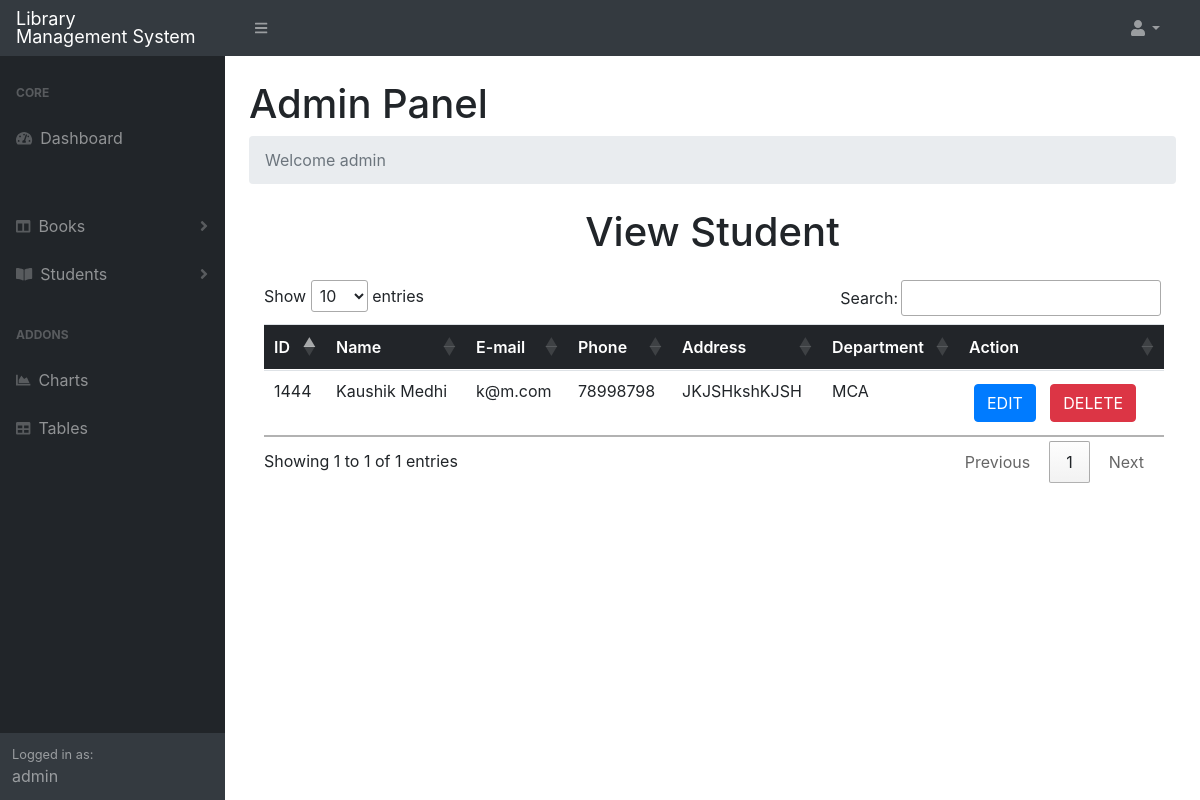
Before: /admin/viewstudent.php (signed in) with the older database file.
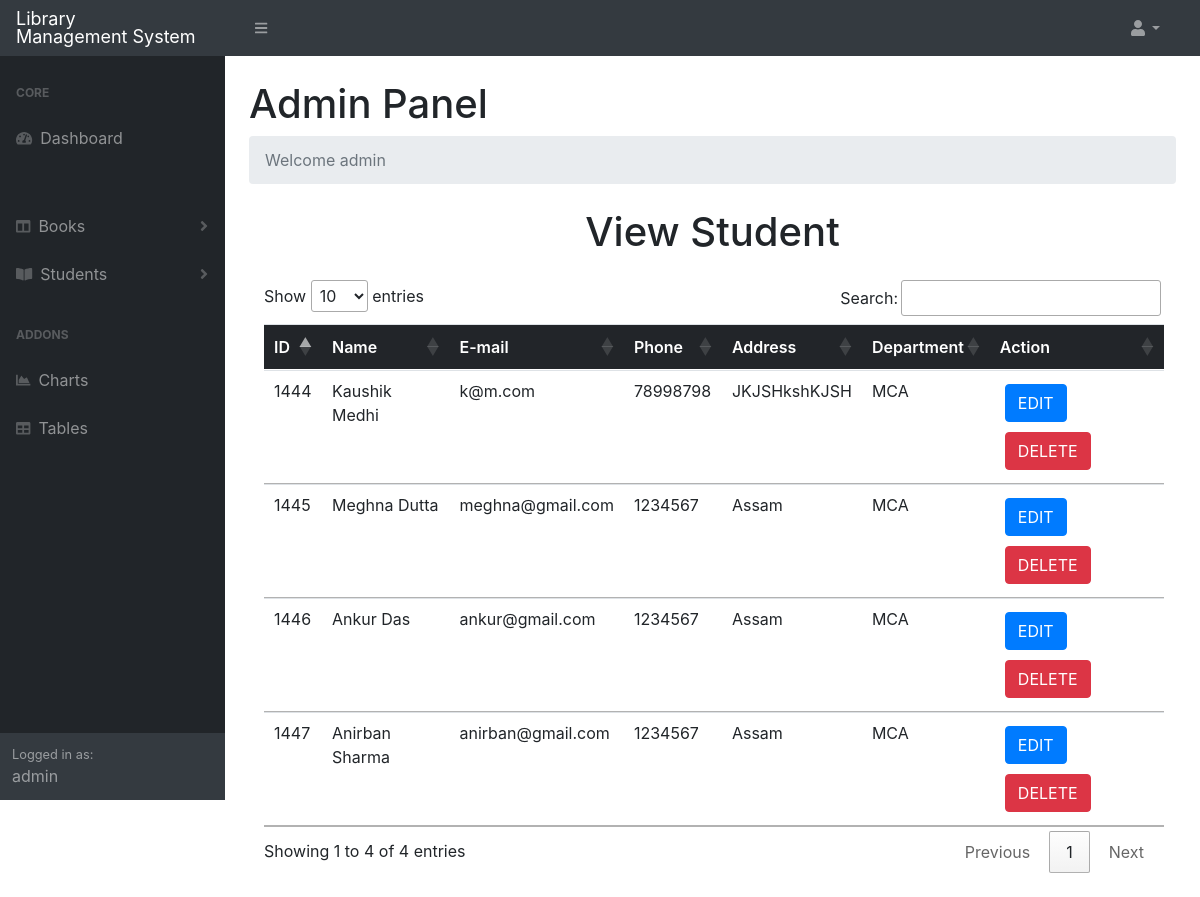
After: the same page with the newer database file.
### tables this page shows
CREATE TABLE IF NOT EXISTS `student` (
  `s_id` int(255) NOT NULL AUTO_INCREMENT,
  `s_name` varchar(2552) NOT NULL,
  `s_email` varchar(255) NOT NULL,
  `s_phone` int(255) NOT NULL,
  `s_address` varchar(255) NOT NULL,
  `department` varchar(255) NOT NULL,
  PRIMARY KEY (`s_id`)
);

### admin/viewstudent.php (the view, shortened to what this page needs)
<?php
$name = $_SESSION['name'];
include '../connect.php';
include 'main.php';
?>
<div class="container my-4">
    <h1 style="text-align: center;">View Student</h1>
</div>
<div class="container my-4">
    <table class="table" id="myTable">
        <thead class="thead">
            <tr>
                <td>ID</td>
                <td>Name</td>
                <td>E-mail</td>
                <td>Phone</td>
                <td>Address</td>
                <td>Department</td>
                <td>Action</td>
            </tr>
        </thead>
        <tbody>
            <?php
            $result = mysqli_query($con, "select * from student");
            while ($row = mysqli_fetch_array($result)) {
                echo '
                <tr>
                    <td>' . $row["s_id"] . '</td>
                    <td>' . $row["s_name"] . '</td>
                    <td>' . $row["s_email"] . '</td>
                    <td>' . $row["s_phone"] . '</td>
                    <td>' . $row["s_address"] . '</td>
                    <td>' . $row["department"] . '</td>
                    <td><button class="btn btn-primary"><a href="editstudent.php?s_id=' . $row["s_id"] . '">EDIT</a></button>
                        <button class="btn btn-danger"><a href="deletestudent.php?s_id=' . $row["s_id"] . '" class="action">DELETE</a></button></td>
                </tr>
            ';
            }
            ?>
        </tbody>
    </table>
</div>
</body>
</html>

### admin/main.php (shortened to what this page needs)
<!DOCTYPE html>
<html lang="en">
<head>
    <link href="https://cdn.jsdelivr.net/npm/simple-datatables@latest/dist/style.css" rel="stylesheet" />
    <link href="css/styles.css" rel="stylesheet" />
    <link rel="stylesheet" href="https://cdn.jsdelivr.net/npm/bootstrap@4.6.0/dist/css/bootstrap.min.css">
    <link rel="stylesheet" href="https://stackpath.bootstrapcdn.com/bootstrap/4.4.1/css/bootstrap.min.css">
    <link rel="stylesheet" href="//cdn.datatables.net/1.10.20/css/jquery.dataTables.min.css">
</head>
<body class="sb-nav-fixed">
    <nav class="sb-topnav navbar navbar-expand navbar-dark bg-dark">
        <a class="navbar-brand" href="adminpanel.php">Library <br> Management System</a>
        <button class="btn btn-link btn-sm order-1 order-lg-0 me-4 me-lg-0" id="sidebarToggle" href="#!"><i class="fas fa-bars"></i></button>
        <ul class="navbar-nav  ms-auto me-0 me-md-3 my-2 my-md-0">
            <li class="nav-item dropdown">
                <a class="nav-link dropdown-toggle" id="navbarDropdown" href="#" role="button" data-bs-toggle="dropdown" aria-expanded="false"><i class="fas fa-user fa-fw"></i></a>
            </li>
        </ul>
    </nav>
    <div id="layoutSidenav">
        <div id="layoutSidenav_nav">
            <nav class="sb-sidenav accordion sb-sidenav-dark" id="sidenavAccordion">
                <div class="sb-sidenav-menu">
                    <div class="nav">
                        <div class="sb-sidenav-menu-heading">Core</div>
                        <a class="nav-link" href="adminpanel.php">
                            <div class="sb-nav-link-icon"><i class="fas fa-tachometer-alt"></i></div>
                            Dashboard
                        </a>
                        <div class="sb-sidenav-menu-heading"></div>
                        <a class="nav-link collapsed" href="#" data-bs-toggle="collapse" data-bs-target="#collapseLayouts" aria-expanded="false" aria-controls="collapseLayouts">
                            <div class="sb-nav-link-icon"><i class="fas fa-columns"></i></div>
                            Books
                            <div class="sb-sidenav-collapse-arrow"><i class="fas fa-angle-down"></i></div>
                        </a>
                        <a class="nav-link collapsed" href="#" data-bs-toggle="collapse" data-bs-target="#collapsePages" aria-expanded="false" aria-controls="collapsePages">
                            <div class="sb-nav-link-icon"><i class="fas fa-book-open"></i></div>
                            Students
                            <div class="sb-sidenav-collapse-arrow"><i class="fas fa-angle-down"></i></div>
                        </a>
                        <div class="sb-sidenav-menu-heading">Addons</div>
                        <a class="nav-link" href="charts.html">
                            <div class="sb-nav-link-icon"><i class="fas fa-chart-area"></i></div>
                            Charts
                        </a>
                        <a class="nav-link" href="tables.html">
                            <div class="sb-nav-link-icon"><i class="fas fa-table"></i></div>
                            Tables
                        </a>
                    </div>
                </div>
                <div class="sb-sidenav-footer">
                    <div class="small">Logged in as:</div>
                    <?php echo ("$name"); ?>
                </div>
            </nav>
        </div>
        <div id="layoutSidenav_content">
            <main>
                <div class="container-fluid px-4">
                    <h1 class="mt-4">Admin Panel </h1>
                    <ol class="breadcrumb mb-4">
                        <li class="breadcrumb-item active"><?php echo ("Welcome $name"); ?></li>
                    </ol>

### admin/main.php (style rules this page uses)
.navbar-brand { font-size: 18px; line-height: 1; }
.thead { background-color: rgb(34, 37, 41); font-weight: 600; color: white; border-radius: 5rem; }
a { color: white; }
button { margin: 5px; }

Changed rows visible on the page:
added student: s_id "1445", s_name "Meghna Dutta", s_email "meghna@gmail.com", s_phone "1234567", s_address "Assam", department "MCA"
added student: s_id "1446", s_name "Ankur Das", s_email "ankur@gmail.com", s_phone "1234567", s_address "Assam", department "MCA"
added student: s_id "1447", s_name "Anirban Sharma", s_email "anirban@gmail.com", s_phone "1234567", s_address "Assam", department "MCA"
Other visible differences:
text written by a page script: "Show entries Search: Showing 1 to 1 of 1 entries Previous 1 Next" → "Show entries Search: Showing 1 to 4 of 4 entries Previous 1 Next"
